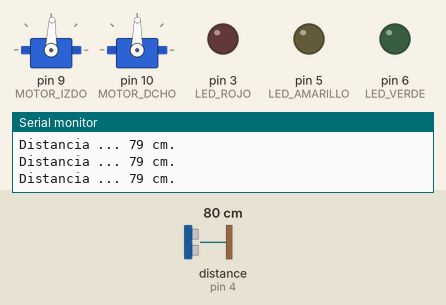
Recording of a sketch running on a simulated Arduino Uno, built with avr-gcc and run on an emulated ATmega328P. Shown: 2 × servo, output pins drawn as LEDs (lit = HIGH), the last lines printed to the serial monitor. Wiring (inferred from the names in the program): ultrasonic range finder: trigger pin 2; echo pin 4. The inputs (shaded band) are chosen by the test bench; at power-on: distance to the obstacle (sensor on pin 4) 80 cm. The echo pulse lasts 58.3 µs per cm; pins used as bus, display or sensor lines are not drawn.

Above: at 1.2 s.
1.3 s: distance to the obstacle (sensor on pin 4) set to 17 cm
4.3 s: distance to the obstacle (sensor on pin 4) set to 13 cm
At 5.4 s:
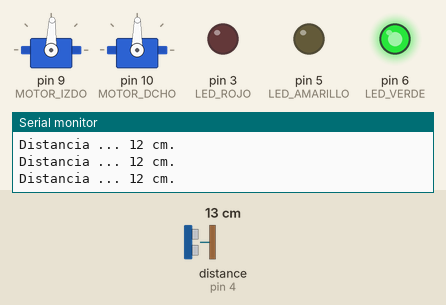
5.8 s: distance to the obstacle (sensor on pin 4) set to 35 cm
At 6.5 s:
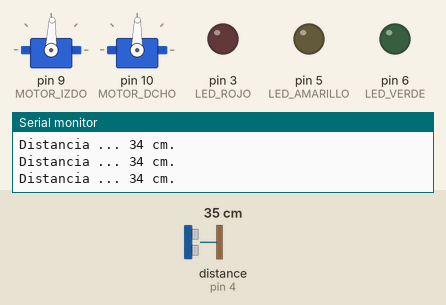
7.3 s: distance to the obstacle (sensor on pin 4) set to 2 cm
At 8.1 s:
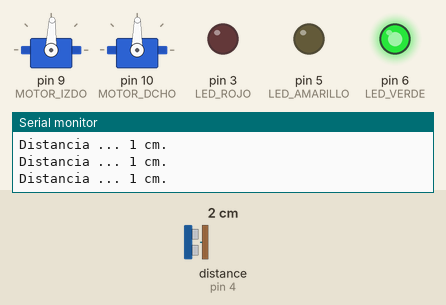
Timing chart, 0 to 9.8 s (numbered marks = the images above; inputs shaded):
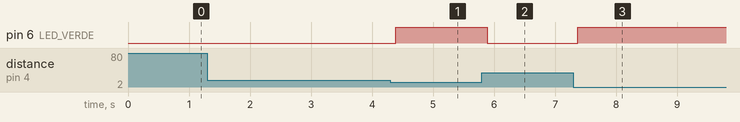

The sketch:

ArduinoTrainer-v1.0-ServoRelease.ino
```cpp
/*
 *  Hispalis RobIOTICS Arduino Trainer
 *
 *  RoboTest
 *
 *  Version Shield: 1.0
 *
 *  2 Motor Servos outputs used
 *  Alimentacion: 5V
 *
 *
 *  Revision: Septiembre 2017
 *
 *  ToDO:
 *
 *      Revisar Modulo Walk.cpp
 *      Documentar JoseleShieldv1.h
 *
 *
 *
 *
 *      En Hasta que llegues a distancia=-1000;
 *
 *
 *
  */
#include "ArduinoTrainer.h"

#include <Servo.h>
#include <NewPing.h>


//extern Servo Motor_Left , Motor_Right;
Servo Motor_Left , Motor_Right;


/*

      Variables globales

*/


/**************************************************************************************

      Programa Principal

*/
void setup()
{
  pinMode( LED_ROJO , OUTPUT );
  pinMode( LED_AMARILLO , OUTPUT );
  pinMode( LED_VERDE , OUTPUT );


  pinMode(HCSR04_TRIGGER , OUTPUT);
  pinMode(HCSR04_ECHO , INPUT);

  Motor_Left.attach( MOTOR_IZDO );
  Motor_Right.attach( MOTOR_DCHO );
  Stop();

  //  Activa el pin 12 ( PUlSADOR ) como entrada
  pinMode( SWITCH_D12 , INPUT_PULLUP );     // Enable internal pull-up resistor
  pinMode( SWITCH_D13 , INPUT_PULLUP );     // Enable internal pull-up resistor

  // pinMode( SWITCH , INPUT );         // The line above is similar to these 2 commented lines
  //digitalWrite(SWITCH , HIGH);        // Another Enable internal pull-up resistor

  Serial.begin( 9600 );
}


void loop()
{

  //Led_Test();           // OK

  //Switch_Test();        // OK

  for(;;)
    Distance_Test();      //Ok

  /*

   Revisar


  //Motor_Test();
  //Motor_PWM_Test();
  //Walk_Test();
  */
  Led_Parpadea( 250 , 500 );
  PARA
}


/*

      Fin del Programa Principal

**************************************************************************************/
```

ArduinoTrainer.h
```cpp
/*
        HispalisRoBIOTICS

        Arduino Trainer v 1.0

        Rev:    2017    September


        ArduinoTrainer.h


*/


#if defined(ARDUINO) && ARDUINO >= 100
  #include <Arduino.h>
#else
  #include <WProgram.h>
  #include <pins_arduino.h>
#endif

#include <avr/io.h>
#include <avr/interrupt.h>


#include <Servo.h>


#define LED_DELAY           500
#define LED_ROJO              3
#define LED_AMARILLO          5
#define LED_VERDE             6


#define MOTOR_DELAY        1000
#define MOTOR_IZDO            9
#define MOTOR_DCHO           10
#define SERVO_1               7
#define SERVO_2               8

#define BUZZER               10

#define SWITCH_D12           13
#define SWITCH_D13           12

#define HCSR04_TRIGGER        2
#define HCSR04_ECHO           4


#define VELOCIDAD           150
#define HORIZONTE           300

#define PARA           for(;;);


/*

      Prototipos

*/
void Led_Test(void);
void Motor_Test(void);
void Motor_PWM_Test(void);
void Distance_Test(void);
void Switch_Test(void);
void Walk_Test(void);


void Led_Parpadea( int , int ) ;
int Switchd12_esta_pulsado(void);
int Switchd13_esta_pulsado(void);

int Distance_StandardTest(void);
int Distance_PingTest(void);
void Hasta_que_lleguesa( int );


/*
    Funciones de Motor
 */

void Palante( int );
void Patras( int );
void Stop( void );

void Forward_Giro_Left( int );
void Forward_Giro_Right( int );
void Reverse_Giro_Left( int );
void Reverse_Giro_Right( int );

void Mediavuelta_Left( int );
void Mediavuelta_Right( int );

void Stop_Motor_Left( void );
void Stop_Motor_Right( void );

void Forward_Motor_Right( int );
void Forward_Motor_Left( int);
void Reverse_Motor_Left( int );
void Reverse_Motor_Right( int );


void LineSensor_Test( void );
```

HRSC04.cpp
```cpp
#include "ArduinoTrainer.h"

/*
    Funcion:  Distance_StandardTest()

      Devuelve en cm la distancia del sensor HCSR04 al objeto más cercano

      Funcionamiento:

        1)    Lanzamos un pulso de señal cuadrado. Para ello el pin TRIGGER
                a) Lo ponemos a LOW, y esperamos un tiempo a que se estabilice ( por si estaba en nivel HIGH )
                b) Lo ponemos a HIGH, y esperamos un tiempo
                c) Lo ponemos a LOW again
        2)  El sensor devuelve un pulso de entrada en el pin ECHO, que es el tiempo de ida y vuelta del sonido

        3)  Con una formula lo convertimos a cm.
*/
int Distance_StandardTest(void)
{
  long duracion, distancia;

  //  Pulso en TRIGGER
  digitalWrite(HCSR04_TRIGGER , LOW);
  delayMicroseconds(5);
  digitalWrite(HCSR04_TRIGGER, HIGH);
  delayMicroseconds(5);
  digitalWrite(HCSR04_TRIGGER, LOW);

  //  Pulso de ECHO
  duracion = pulseIn(HCSR04_ECHO , HIGH) ;

  //  Conversion a int. Podemos convertir a float ...
  distancia = (int) (duracion / 58.2 ) ;

  Serial.println( "Distancia ... "+ String(distancia) + " cm.") ;

  return distancia;
}
```

LineSensor.cpp
```cpp
#include "ArduinoTrainer.h"

void LineSensor_Test( void )
{
  int i[4];
  int ind;

  for(;;)
  {
    i[0]= analogRead( A3 );
    i[1]= analogRead( A2 );
    i[2]= analogRead( A1 );
    i[3]= analogRead( A0 );

    Serial.print("Lecturas ...");
    for( ind =0; ind <4 ; ind++)
      Serial.print("\t"+String( i[ind] ));
    Serial.println("");
    delay(500);
  }
}
```

Motor.cpp
```cpp
#include "ArduinoTrainer.h"


#include <Servo.h>

extern Servo Motor_Left , Motor_Right;


/*

    Funciones de Control de Motores

*/
void Palante( int velocidad )
{
  Forward_Motor_Left( velocidad );
  Forward_Motor_Right( velocidad );
}


void Patras( int velocidad )
{
  Reverse_Motor_Left( velocidad );
  Reverse_Motor_Right( velocidad );
}


void Stop( void )
{
  Stop_Motor_Left();
  Stop_Motor_Right();
}


void Forward_Giro_Left( int velocidad )
{
  Forward_Motor_Left( velocidad );
}


void Forward_Giro_Right( int velocidad )
{
  Forward_Motor_Right( velocidad );
}


void Reverse_Giro_Left( int velocidad )
{
  Reverse_Motor_Left( velocidad );
}


void Reverse_Giro_Right( int velocidad )
{
  Reverse_Motor_Right( velocidad );
}


void Mediavuelta_Left(int velocidad )
{
  Forward_Motor_Right( velocidad );
  Reverse_Motor_Left( velocidad );
}


void Mediavuelta_Right( int velocidad )
{
  Reverse_Motor_Right(velocidad );
  Forward_Motor_Left( velocidad );
}
```

MotorHardware.cpp
```cpp
/*

 Interface con hardware

*/
/*

    Interface con Hardware
    Estas son las funciones a modificar en el caso de tener
    otro tipo de motores, por ejemplo servos de rotacion continua

*/
#include "ArduinoTrainer.h"


extern Servo Motor_Left , Motor_Right;


void Forward_Motor_Left( int velocidad )
{
  Motor_Left.write( 88+ velocidad );
}


void Reverse_Motor_Left( int velocidad )
{
  Motor_Left.write( 88 - velocidad );
}


void Forward_Motor_Right( int velocidad )
{
  Motor_Right.write( 88 + velocidad );
}


void Reverse_Motor_Right( int velocidad )
{
   Motor_Right.write( 88 - velocidad );
}


void Motor_PWM_Test(void)
{
  int speed;
 for( speed=125 ; speed < 265 ; speed+=10)
  {
    Forward_Motor_Right( speed );
    delay(1000);
    Led_Parpadea( 50 , 50 );
  }
 for( speed=125 ; speed < 265 ; speed+=10)
  {
    Forward_Motor_Left( speed );
    delay(1000);
    Led_Parpadea( 50 , 50 );
  }
  Stop();
}


void Stop_Motor_Left( void )
{
  Motor_Left.write( 88);
}


void Stop_Motor_Right( void )
{
  Motor_Right.write( 89);
}
```

Tests.cpp
```cpp
#include "ArduinoTrainer.h"
//#include <Servo.h>


/*

    Led_Test()

    Enciende alternativamente los LEDs

*/
void Led_Test(void)
{

   digitalWrite( LED_ROJO , HIGH );
   delay( LED_DELAY );
   digitalWrite( LED_ROJO , LOW );
   delay( LED_DELAY );
   digitalWrite( LED_AMARILLO , HIGH );
   delay( LED_DELAY );
   digitalWrite( LED_AMARILLO , LOW );
   delay( LED_DELAY );
   digitalWrite( LED_VERDE , HIGH );
   delay( LED_DELAY );
   digitalWrite( LED_VERDE , LOW );
   delay( LED_DELAY );
   digitalWrite( LED_ROJO , HIGH );
   delay( LED_DELAY );
   digitalWrite( LED_ROJO , LOW );
   delay( LED_DELAY );
}


/*

    Switch_Test(void)

    Al pulsar el pulsador, cambia el parpadeo del LED_AZUL

*/
void Switch_Test(void)
{
  for(;;)
  {

    if( Switchd12_esta_pulsado() )

      Led_Parpadea( 100 , 100 );
    else
      Led_Parpadea( 25 , 100 );

    if( Switchd13_esta_pulsado() )
    {
      digitalWrite( LED_ROJO , HIGH );
      delay( 500 );
      digitalWrite( LED_ROJO , LOW);
    }

  }
}


/*

    Distance_Test(void)

    Imprime por Monitor Serie la distancia
    Enciende LED_AZUL si es inferior a un HORIZONTE

*/
void Distance_Test(void)
{
  int distancia;

  for(;;)
  {
    distancia = Distance_StandardTest();
    delay(50);                                //Limite 25 msg Va ok


  if( distancia < 15 )
      digitalWrite( LED_VERDE , HIGH );
    else
      digitalWrite( LED_VERDE , LOW );


  }
}


void Motor_Test(void)
{
  int speed=VELOCIDAD;

  Forward_Motor_Left( speed );
  delay(1000);
  Stop_Motor_Left();
  delay(500);

  Reverse_Motor_Left( speed );
  delay(1000);
  Stop_Motor_Left();
  delay(500);

  Forward_Motor_Right( speed );
  delay(1000);
  Stop_Motor_Right();
  delay(500);

  Reverse_Motor_Right( speed );
  delay(1000);
  Stop_Motor_Right();
  delay(500);

  Palante( speed );
  delay(1000);
  Stop();
  delay(500);

  Patras( speed );
  delay(1000);
  Stop();
  delay(500);

  Mediavuelta_Left( speed );
  delay(1000);
  Stop();
  delay(500);

  Mediavuelta_Right( speed );
  delay(1000);
  Stop();
  delay(500);
}


/*
    Led_Parpadea()

      Hace parpadear el LED mediante 2 parametros

*/
void Led_Parpadea( int tiempo_ON , int tiempo_OFF )
{
   digitalWrite( LED_VERDE , HIGH );
   delay( tiempo_ON );
   digitalWrite( LED_VERDE , LOW );
   delay(tiempo_OFF );
}


/*
    Funcion:  Switch_esta_pulsado(void)

      Devuelve 1 si el pulsador esta siendo presionado, 0 si no
*/

int Switchd12_esta_pulsado(void)
{
  return !digitalRead( SWITCH_D12 );
}

/*
    Funcion:  Switch_esta_pulsado(void)

      Devuelve 1 si el pulsador esta siendo presionado, 0 si no
*/

int Switchd13_esta_pulsado(void)
{
  return !digitalRead( SWITCH_D13 );
}
```

Walk.cpp
```cpp
#include "ArduinoTrainer.h"

#include <Servo.h>
#include <NewPing.h>


void Walk_Test( void )
{
  int i;

  for( i=0 ;i<5 ; i++ )
    Led_Parpadea( 250 , 250 );

  while( !Switchd12_esta_pulsado() )
  ;
  delay(1000);


  Palante(VELOCIDAD);
  Hasta_que_lleguesa(15);

  Stop();

  for( i=0 ;i<10 ; i++ )
    Led_Parpadea( 50 , 50 );
  while( !Switchd12_esta_pulsado() )
    ;
  delay(500);
}


void Hasta_que_lleguesa( int horizonte)
{
  int distancia=-1000;
  do
  {
    distancia = Distance_PingTest();
  } while( distancia >= horizonte );
}
```

Measured:
- the behaviour switches between 16 and 15 cm on distance to the obstacle (sensor on pin 4) (found by bisection; images 0 and 1)
- after the input at 4.3 s, pin 6 (LED_VERDE): LOW → HIGH after 0.09 s
- after the input at 5.8 s, pin 6 (LED_VERDE): HIGH → LOW after 0.09 s
- after the input at 7.3 s, pin 6 (LED_VERDE): LOW → HIGH after 0.07 s
